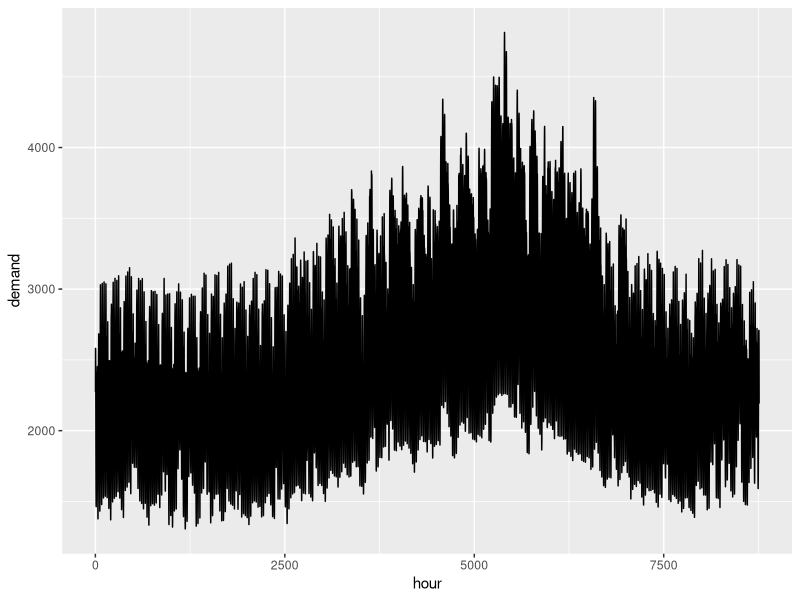

The R script that drew this image:
# Objective: Process the data so that is is ready to be used in the ED model. 

# 0. Set Up --------------------------------------------------------------------
library(dplyr)
library(lubridate)
library(tidyr)
library(ggplot2)


# 1. Import Data --------------------------------------------------------------
gen_info <- read.csv("data/Generators_data.csv") 
fuels <- read.csv("data/Fuels_data.csv")
loads <- read.csv("data/Demand.csv")
gen_variable <- read.csv("data/Generators_variability.csv")

# Rename all the columns to lowercase
names(gen_info) <- tolower(names(gen_info))
names(fuels) <- tolower(names(fuels))
names(loads) <- tolower(names(loads))
names(gen_variable) <- tolower(names(gen_variable))



# 1. generator_information -----------------------------------------------------
# Construct a data frame containing information about the generators in the San 
# Diego grid including information about capacity and other variables. 

# Subset the generator information so that we are only working with the types 
# of generators that are in SanDiego. 
gen_info %>% 
  # Subset the generator information to generators that have capacity since we are 
  # not doing a capacity expansion problem
  filter(existing_cap_mw > 0) %>% 
  # Keep only the information we are going to be using in this problem, too much 
  # information is overwhelming
  dplyr::select(r_id, resource, region, fuel, existing_cap_mw,
                heat_rate_mmbtu_per_mwh, var_om_cost_per_mwh, 
                cluster, num_units, ramp_up_percentage, ramp_dn_percentage, start_cost_per_mw) %>% 
  mutate(gen_full = tolower(paste0(region, "_", resource, "_", as.character(cluster), ".0"))) %>% 
  mutate(existing_cap_mw = existing_cap_mw * num_units) %>% 
  dplyr::select(-cluster, -num_units) -> 
  gen_info

# Add the fuel cost information, note that biomass here has a cost of 0 which um no. 
# But the renewable energies will have a fuel cost of 0. 
gen_info %>% 
  left_join(y = fuels, by = "fuel") %>% 
  rename(fuel_cost = cost_per_mmbtu) %>%  
  # If the fuel type was not included in our fuels data frame we are going to 
  # assume that the fuel cost is 0. 
  mutate(fuel_cost = if_else(is.na(fuel_cost), 0, fuel_cost))  %>% 
  # Categorize the resource as being variable or fixed (will we depend on weather conditions?)
  # wind and solar, small hydroelectric dams that may have variable water availability. 
  mutate(is_variable = if_else(resource %in% c("onshore_wind_turbine",
                                               "small_hydroelectric","solar_photovoltaic", 
                                               "landbasedwind", "utilitypv_losangeles"), TRUE, FALSE))  -> 
  gen_df
# this is a data frame of all the generators contributing to the San Deigo grid, 
# it contains some basic information about the region, the full name of the generator, 
# the maximum capacity, heat production, operating cost, fuel cost, and co2 content.  
write.csv(gen_df, file = file.path("generator_information.csv"), row.names = FALSE)


# 2. Identify the dates to keep  -----------------------------------------------
# For this example let's select August 25 as our date (arbitrarily) selected as 
# my birthday.... 

# # All of the data is in GMT but the local time is US/Pacific so when we are looking 
# # at the demand curves we will want to visualize the data in terms of the local time... 
# date1 <- as.POSIXct("2020-01-01 00:00", tz = "GMT") + as.difftime(loads$hour, units = "hours")
# date_local <- format(date1, tz = "US/Pacific")
# 
# aug_25_indicies <- which(ymd(as.Date(date_local)) %in% ymd("2020-08-25"))
# hrs_to_keep <- loads$hour[aug_25_indicies]


# 3. Format the demand data set  -----------------------------------------------
# Dataframe for the electricity demand per hour on August 25. 
# loads %>% 
#   filter(hour %in% hrs_to_keep) %>% 
#   mutate(hour = 1:24) -> 
#   demand

write.csv(loads, file = file.path("demand.csv"), row.names = FALSE)

ggplot(data = loads) + 
  geom_line(aes(hour, demand))


# 4. Format the demand data set  -----------------------------------------------
full_names <- names(gen_variable)[names(gen_variable) != "hour"]

to_keep <- c("hour", gen_df$gen_full)
gen_variable <- gen_variable[, names(gen_variable) %in% to_keep]

# These variables are fossil fuels aka non variables fuel types therefore the 
# capacity factor will always be equal to 1!
missing_names <- setdiff(gen_df$gen_full, full_names)
missing_data <- data.frame(matrix(1,
                                  nrow = nrow(gen_variable),
                                  ncol = length(missing_names)))
colnames(missing_data) <- missing_names
gen_variable <- cbind(gen_variable, missing_data)

gen_variable %>% 
  # # select only the hours in August and reset the hours such that they are 
  # # hours from the start of the day for august 25. 
  # filter(hour %in% hrs_to_keep) %>% 
  # mutate(hour = 1:24) %>%
  pivot_longer(!hour, names_to = "gen_full", values_to = "cf") -> 
  capacity_factor


capacity_factor %>% 
  inner_join(gen_info, by = "gen_full") %>% 
  arrange(r_id)  %>% 
  mutate(max = existing_cap_mw * cf) -> 
  capacity_factor


write.csv(capacity_factor, file = file.path("capacity_factor.csv"), row.names = FALSE)

